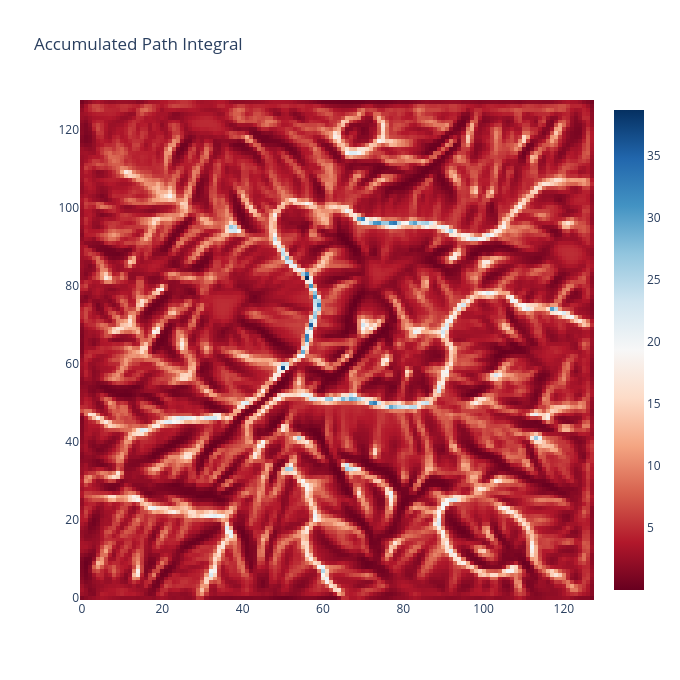

Source (notebook cell):
### Code cell
# plot accumulated path integral as heatmap for the example eroded heightmap:
gradient_field = torch.from_numpy(np.stack(np.gradient(eroded_height), axis=-1)).float()
distrib = precompute_distributions(gradient_field, act="softmax", temperature=0.01)
acc_integral = accumulated_path_integrals_edges(
    distrib, steps=8, evaporate=0.1, normalize=False, dtype=torch.float16
)
# print(calculate_Ediss(acc_integral, d=2.0 / height.shape[0]))
print(calculate_PR(acc_integral, d=2.0 / height.shape[0], inverse=True, normalize=True))
plot_acc_heatmap(acc_integral.cpu().numpy())

### Figure 1 — Plotly figure (JSON) as saved in the notebook; plotly's stock layout.template omitted (floating-point values rounded to 4 significant figures; data arrays with more than 128 entries replaced by an {"elided": "..."} marker saying what was removed)
{"data": [{"colorscale": [[0, "rgb(103,0,31)"], [0.1, "rgb(178,24,43)"], [0.2, "rgb(214,96,77)"], [0.3, "rgb(244,165,130)"], [0.4, "rgb(253,219,199)"], [0.5, "rgb(247,247,247)"], [0.6, "rgb(209,229,240)"], [0.7, "rgb(146,197,222)"], [0.8, "rgb(67,147,195)"], [0.9, "rgb(33,102,172)"], [1, "rgb(5,48,97)"]], "type": "heatmap", "z": {"elided": "128x128 float values"}}], "layout": {"height": 680, "title": {"text": "Accumulated Path Integral"}, "width": 680}}
